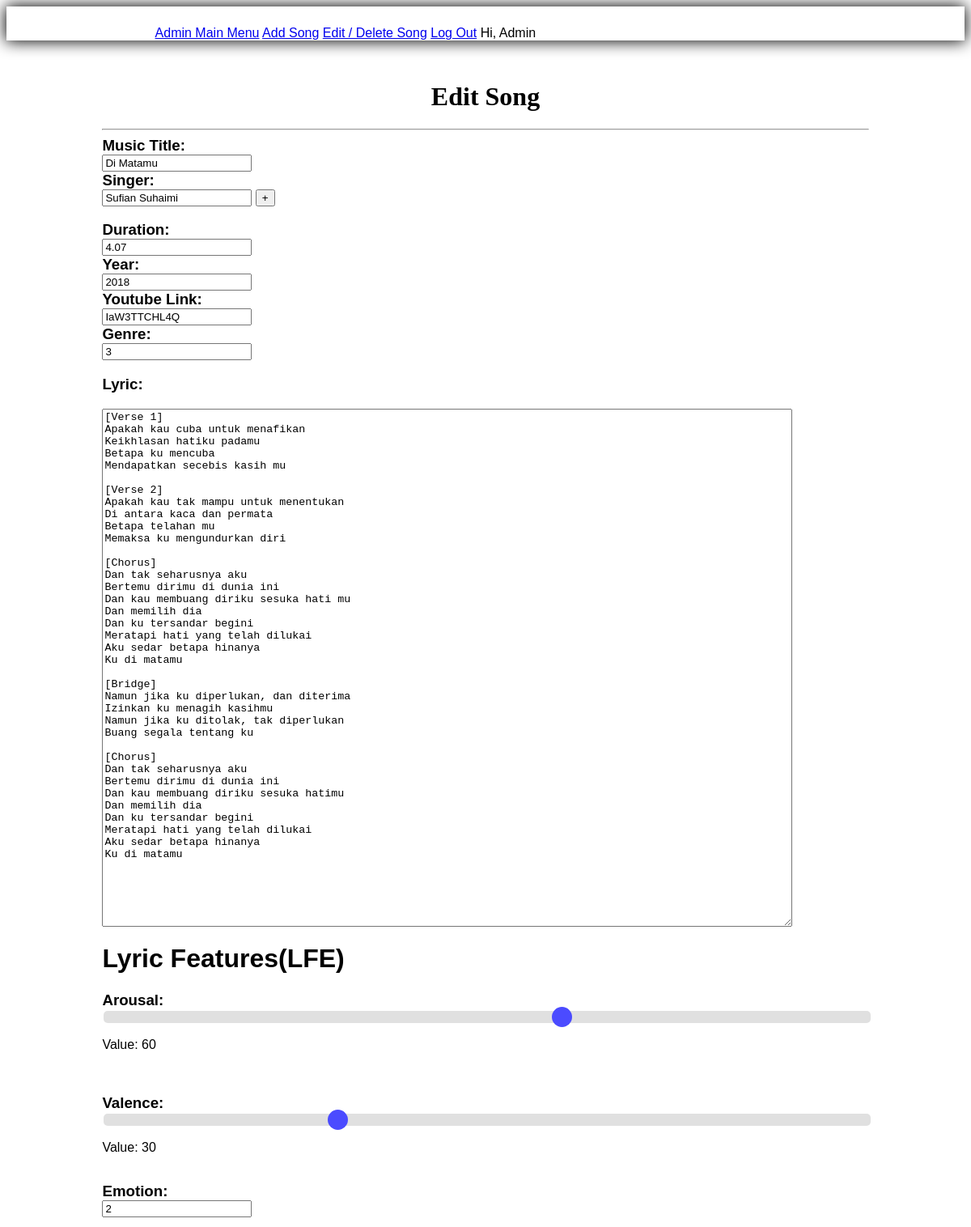
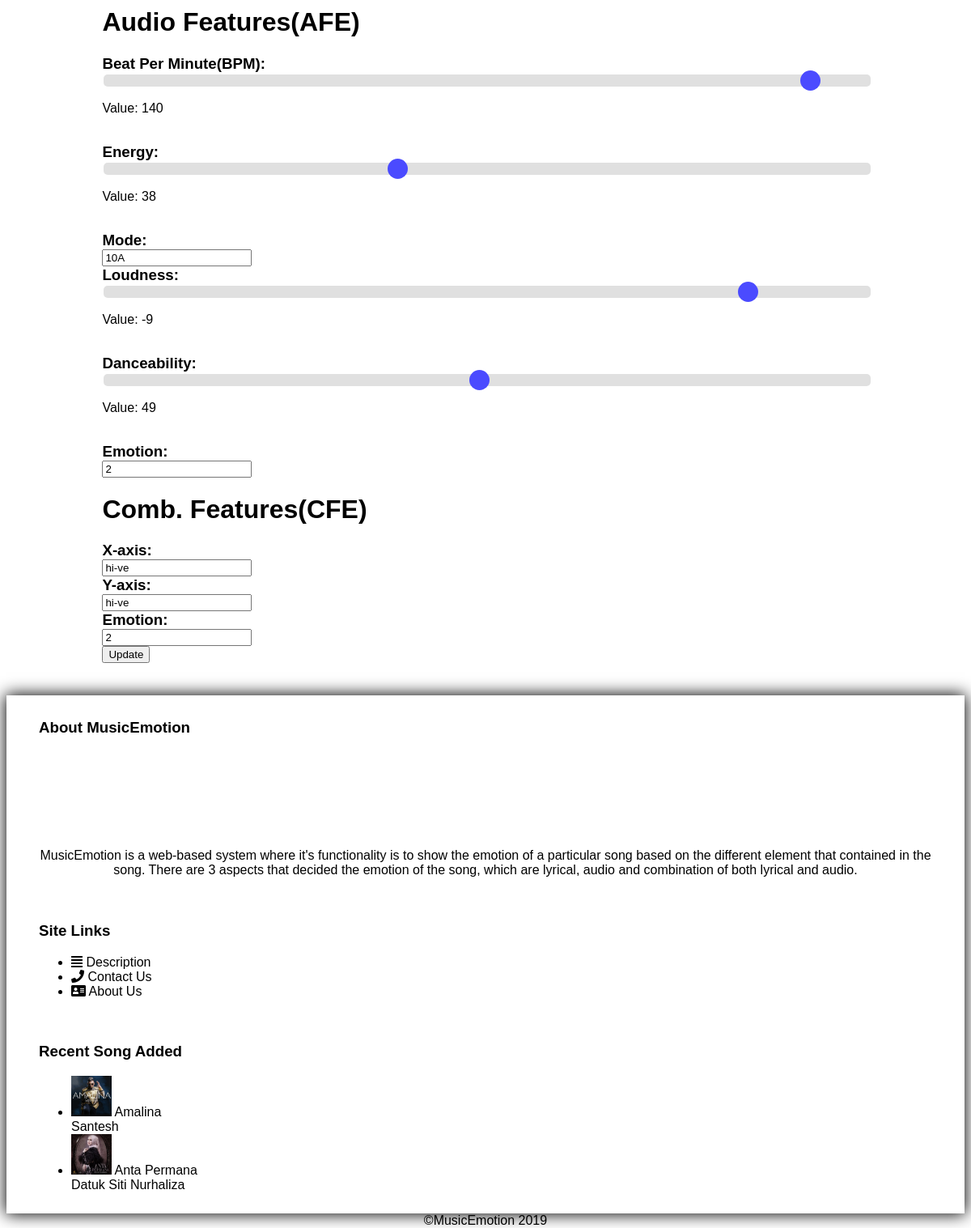
/editsong.php?m_code=79r2xtw5sj (signed in), run on the app's committed database (2 pictures, top to bottom).
### tables this page shows
CREATE TABLE `mp` (
  `m_id` int(3) NOT NULL,
  `m_code` varchar(10) NOT NULL,
  `m_title` varchar(20) NOT NULL,
  `m_duration` varchar(10) NOT NULL,
  `m_year` varchar(5) NOT NULL,
  `m_lyric` longtext NOT NULL,
  `m_audiofile` varchar(255) NOT NULL,
  `m_img` varchar(255) NOT NULL,
  `g_id` int(3) NOT NULL
);

CREATE TABLE `lfe` (
  `lfe_id` int(3) NOT NULL,
  `lfe_arousal` int(10) NOT NULL,
  `lfe_valence` int(10) NOT NULL,
  `lfe_e` varchar(15) NOT NULL,
  `m_code` varchar(10) NOT NULL
);

CREATE TABLE `afe` (
  `afe_id` int(3) NOT NULL,
  `afe_bpm` int(5) NOT NULL,
  `afe_mode` varchar(5) NOT NULL,
  `afe_loudness` int(5) NOT NULL,
  `afe_energy` int(5) NOT NULL,
  `afe_danceability` int(5) NOT NULL,
  `afe_e` varchar(15) NOT NULL,
  `m_code` varchar(10) NOT NULL
);

CREATE TABLE `cfe` (
  `cfe_id` int(3) NOT NULL,
  `cfe_x_axis` varchar(20) NOT NULL,
  `cfe_y_axis` varchar(20) NOT NULL,
  `cfe_e` varchar(15) NOT NULL,
  `m_code` varchar(10) NOT NULL
);

### editsong.php (the view, shortened to what this page needs)
<?php
	include "dbcon.php";
	if (empty($_SESSION[username]))
	{
	  echo "<center>Login Required!<br>";
	  echo "<a href=admin.php><b>LOGIN</b></a></center>";
	}
	else
	{
?>
<html>
  <head>
    <link rel="stylesheet" href="https://www.w3schools.com/w3css/4/w3pro.css">
    <link rel="stylesheet" href="https://www.w3schools.com/lib/w3-theme-blue.css">
    <link rel="stylesheet" href="https://cdnjs.cloudflare.com/ajax/libs/font-awesome/4.3.0/css/font-awesome.min.css">
    <link rel="stylesheet" href="https://use.fontawesome.com/releases/v5.8.1/css/all.css">
  </head>
  <body>
    <div class="w3-bar w3-theme-d4 bar" style="padding: 0 50px">
      <a href="logout2.php" onclick="return confirm('It will log out and direct to main page. Are you sure?');" class="w3-bar-item"><img src="img/me%20wide%20v2.png" style="width:130px;"></a>
      <a href="adminmain.php" class="w3-bar-item w3-padding-16 w3-button">Admin Main Menu</a>
      <a href="addsong.php" class="w3-bar-item w3-padding-16 w3-button">Add Song</a>
      <a href="viewsong.php" class="w3-bar-item w3-padding-16 w3-button">Edit / Delete Song</a>
      <a href="logout.php" onclick="return confirm('Are you sure you want to log out?');" class="w3-bar-item w3-padding-16 w3-right w3-button">Log Out</a>
      <span class="w3-bar-item w3-padding-16 w3-right">Hi, Admin</span>
    </div>
    <div class="content">
      <?php
      if(isset($_GET['m_code'])){
        $music_code=$_GET['m_code'];
        $q_music = mysqli_query($con,"SELECT * FROM mp WHERE m_code = '$music_code'");
        $q_singer = mysqli_query($con,"SELECT * FROM singer WHERE m_code = '$music_code'");
        $q_afe = mysqli_query($con,"SELECT * FROM afe WHERE m_code = '$music_code'");
        $q_cfe = mysqli_query($con,"SELECT * FROM cfe WHERE m_code = '$music_code'");
        $q_lfe = mysqli_query($con,"SELECT * FROM lfe WHERE m_code = '$music_code'");
        $singer_array = array();
        while ($row_singer = mysqli_fetch_array($q_singer)){
          array_push($singer_array, $row_singer['s_name']);
        }
        $singer_string = implode(", ",$singer_array);
        $row_music = mysqli_fetch_array($q_music);
        $row_afe = mysqli_fetch_array($q_afe);
        $row_cfe = mysqli_fetch_array($q_cfe);
        $row_lfe = mysqli_fetch_array($q_lfe);
      ?>
      <center><h1 class="w3-large" style="font-family:FirstFont;">Edit Song</h1></center>
      <form name ="songInfo" method="post" enctype="multipart/form-data" action="updates.php">
        <div class="w3-row">
          <div class="w3-half">
            <hr>
            <div class="w3-padding">
              <h3 style="margin:0;">Music Title:</h3>
              <input class="w3-input w3-border" name="title" type="text" style="margin:0;" value="<?php echo $row_music['m_title']; ?>"><br>
              <h3 style="margin:0;">Singer:</h3>
              <div class="container1">
                <input class="w3-input w3-border" type="text" name="singer[]" required value="<?php echo $singer_string; ?>">
                <button class="add_form_field">+</button>
              </div><br>
              <h3 style="margin:0;">Duration:</h3>
              <input class="w3-input w3-border" name="duration" type="text" style="margin:0;" value="<?php echo $row_music['m_duration']; ?>"><br>
              <h3 style="margin:0;">Year:</h3>
              <input class="w3-input w3-border" name="year" type="text" style="margin:0;" value="<?php echo $row_music['m_year']; ?>"><br>
              <h3 style="margin:0;">Youtube Link:</h3>
              <input class="w3-input w3-border" name="audiofile" type="text" style="margin:0;" value="<?php echo $row_music['m_audiofile']; ?>"><br>
              <h3 style="margin:0;">Genre:</h3>
              <input class="w3-input w3-border" name="g_id" type="text" style="margin:0;" value="<?php echo $row_music['g_id']; ?>"><br>
            </div>
          </div>
          <div class="w3-half">
            <h3 style="">Lyric:</h3>
            <div class="w3-padding">
              <textarea name="lyric" style="width:90%;height:80%;"><?php
                  $lyric=$row_music['m_lyric'];
                  echo $lyric;
                ?>
              </textarea>
            </div>
          </div>
        </div>
        <div class="w3-row">
          <div class="w3-third">
            <h1>Lyric Features(LFE)</h1>
            <div class="w3-padding">
              <h3 style="margin:0;">Arousal:</h3>
              <input type="range" name="arousal" min="0" max="100" value="<?php echo $row_lfe['lfe_arousal']; ?>" class="slider" id="r_arousal" style="width:100%;">
              <p>Value: <span id="d_arousal"></span></p><br><br>
              <h3 style="margin:0;">Valence:</h3>
              <input type="range" name="valence" min="0" max="100" value="<?php echo $row_lfe['lfe_valence']; ?>" class="slider" id="r_valence" style="width:100%;">
              <p>Value: <span id="d_valence"></span></p><br>
              <h3 style="margin:0;">Emotion:</h3>
              <input class="w3-input w3-border" name="lfe_e" type="text" style="margin:0;" value="<?php echo $row_lfe['lfe_e']; ?>"><br>
            </div>
          </div>
          <div class="w3-third">
            <h1>Audio Features(AFE)</h1>
            <div class="w3-padding">
              <h3 style="margin:0;">Beat Per Minute(BPM):</h3>
              <input type="range" name="bpm" min="0" max="150" value="<?php echo $row_afe['afe_bpm']; ?>" class="slider" id="r_bpm" style="width:100%;">
              <p>Value: <span id="d_bpm"></span></p><br>
              <h3 style="margin:0;">Energy:</h3>
              <input type="range" name="energy" min="0" max="100" value="<?php echo $row_afe['afe_energy']; ?>" class="slider" id="r_energy" style="width:100%;">
              <p>Value: <span id="d_energy"></span></p><br>
              <h3 style="margin:0;">Mode:</h3>
              <input class="w3-input w3-border" name="mode" type="text" style="margin:0;" value="<?php echo $row_afe['afe_mode']; ?>"><br>
              <h3 style="margin:0;">Loudness:</h3>
              <input type="range" name="loudness" min="-60" max="0" value="<?php echo $row_afe['afe_loudness']; ?>" class="slider" id="r_loudness" style="width:100%;">
              <p>Value: <span id="d_loudness"></span></p><br>
              <h3 style="margin:0;">Danceability:</h3>
              <input type="range" name="danceability" min="0" max="100" value="<?php echo $row_afe['afe_danceability']; ?>" class="slider" id="r_danceability" style="width:100%;">
              <p>Value: <span id="d_danceability"></span></p><br>
              <h3 style="margin:0;">Emotion:</h3>
              <input class="w3-input w3-border" name="afe_e" type="text" style="margin:0;" value="<?php echo $row_afe['afe_e']; ?>"><br>
            </div>
          </div>
          <div class="w3-third">
            <h1>Comb. Features(CFE)</h1>
            <div class="w3-padding">
              <h3 style="margin:0;">X-axis:</h3>
              <input class="w3-input w3-border" name="x_axis" type="text" style="margin:0;" value="<?php echo $row_cfe['cfe_x_axis']; ?>"><br>
              <h3 style="margin:0;">Y-axis:</h3>
              <input class="w3-input w3-border" name="y_axis" type="text" style="margin:0;" value="<?php echo $row_cfe['cfe_y_axis']; ?>"><br>
              <h3 style="margin:0;">Emotion:</h3>
              <input class="w3-input w3-border" name="cfe_e" type="text" style="margin:0;" value="<?php echo $row_cfe['cfe_e']; ?>"><br>
            </div>
          </div>
        </div>
        <input type="submit" name="submit" value="Update" class="w3-button w3-theme-dark w3-round-large">
      </form>
    </div>
    <?php } ?>
	<footer class="footer w3-theme-d4 w3-padding-16" style="margin-top:40px;">
      <div class="w3-row" style="overflow:auto;">
        <div class="w3-third footer_content">
          <h3>About MusicEmotion</h3>
          <center><img src="img/me%20v3.png" style="width:100px;">
          <p>MusicEmotion is a web-based system where it's functionality is to show the emotion of a particular song based on the different element that contained in the song. There are 3 aspects that decided the emotion of the song, which are lyrical, audio and combination of both lyrical and audio.</p></center>
        </div>
        <div class="w3-third footer_content">
          <h3>Site Links</h3>
          <ul class="w3-ul">
            <li class="w3-padding-8">
              <span><i class="fas fa-align-justify"></i> Description</span>
            </li>
            <li class="w3-padding-8">
              <span><i class="fas fa-phone"></i> Contact Us</span>
            </li>
            <li class="w3-padding-8">
              <span><i class="fas fa-address-card"></i> About Us</span>
            </li>
          </ul>
        </div>
        <div class="w3-third footer_content">
          <h3>Recent Song Added</h3>
          <ul class="w3-ul">
            <li class="w3-padding-16">
              <img src="img/albumcover/amalina.jpg" class="w3-left w3-margin-right" style="width:50px">
              <span class="w3-large">Amalina</span><br>
              <span>Santesh</span>
            </li>
            <li class="w3-padding-16">
              <img src="img/albumcover/antapermana.jpg" class="w3-left w3-margin-right" style="width:50px">
              <span class="w3-large">Anta Permana</span><br>
              <span>Datuk Siti Nurhaliza</span>
            </li>
          </ul>
        </div>
      </div>
    </footer>
    <div class="w3-block w3-theme-dark w3-padding">
      <center>©MusicEmotion 2019</center>
    </div>
  </body>
</html>
<?php
    }
?>

### editsong.php (style rules this page uses)
body,h1,h5 { font-family: "Raleway", sans-serif }
body, html { height: 100% }
.bar, .footer { -webkit-box-shadow:0px 0px 19px 1px #000000 ; -moz-box-shadow:0px 0px 19px 1px #000000 ; box-shadow:0px 0px 19px 1px #000000 ; }
.content { width: 80%; margin: auto; padding-top: 30px; }
.slider { -webkit-appearance: none; width: 100%; height: 15px; border-radius: 5px; background: #d3d3d3; outline: none; opacity: 0.7; -webkit-transition: .2s; transition: opacity .2s; }
.footer_content { padding: 10px 40px; }

### data on the page
mp: title "Di Matamu", duration "4.07", year "2018", audiofile "IaW3TTCHL4Q", g_id "3", lyric "[Verse 1] Apakah kau cuba untuk menafikan Keikhlasan hatiku padamu Betapa ku mencuba Mendapatkan secebis kasih mu [Verse 2] Apakah kau tak mampu untuk menentukan Di antara kaca dan permata Betapa telahan mu Memaksa ku mengundurkan diri [Chorus] Dan tak seharusnya aku Bertemu dirimu di dunia ini Dan kau membuang diriku sesuka hati mu Dan memilih dia Dan ku tersandar begini Meratapi hati yang telah dilukai Aku sedar betapa hinanya Ku di matamu [Bridge] Namun jika ku diperlukan, dan diterima Izinkan ku menagih kasihmu Namun jika ku ditolak, tak diperlukan Buang segala tentang ku [Chorus] Dan tak seharusnya aku Bertemu dirimu di dunia ini Dan kau membuang diriku sesuka hatimu Dan memilih dia…"
lfe: arousal "60", valence "30", lfe_e "2"
afe: bpm "140", energy "38", mode "10A", loudness "-9", danceability "49", afe_e "2"
cfe: x_axis "hi-ve", y_axis "hi-ve", cfe_e "2"
